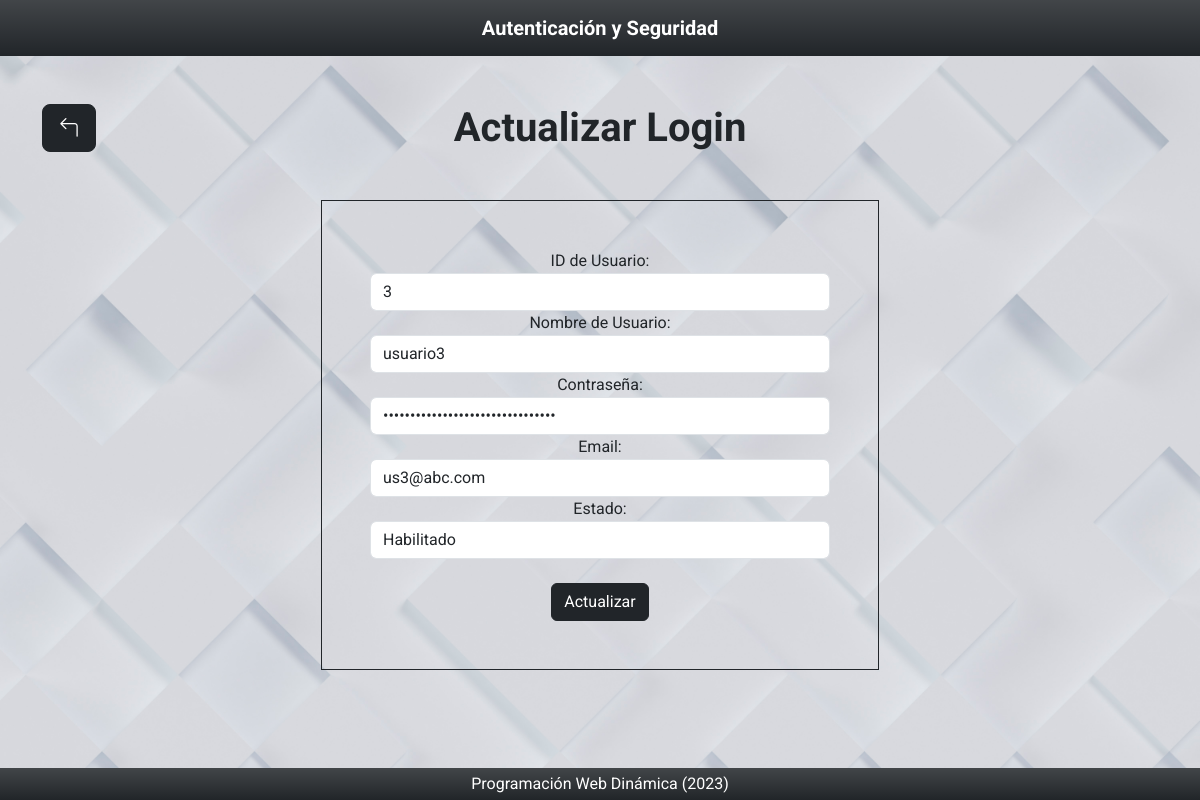
/vista/accion/actualizarLogin.php?accion=editar&idusuario=3, run on the app's committed database.
### tables this page shows
CREATE TABLE usuario (
    idusuario bigint(20) AUTO_INCREMENT,
    usnombre varchar(50),
    uspass varchar(50),
    usmail varchar(50),
    usdeshabilitado timestamp NULL DEFAULT NULL,
    PRIMARY KEY (idusuario)
);

### util/funciones.php (called while the page is built, shortened)
<?php
    function data_submitted() {
        $_AAux = array();
        if (!empty($_POST)) {
            $_AAux = $_POST;
        } else {
            if (!empty($_GET)) {
                $_AAux = $_GET;
            }
        }
        return $_AAux;
    }
    spl_autoload_register(function($class_name) {
        $directorys = array(
            $GLOBALS['ROOT'].'modelo/',
            $GLOBALS['ROOT'].'modelo/conector/',
            $GLOBALS['ROOT'].'control/',
        );
    });
?>

### modelo/usuario.php (called while the page is built, shortened)
<?php
    class usuario {
        private $idusuario;
        private $usnombre;
        private $uspass;
        private $usmail;
        private $usdeshabilitado;
        public function __construct() {
            $this -> idusuario = null;
            $this -> usnombre = "";
            $this -> uspass = null;
            $this -> usmail = "";
            $this -> usdeshabilitado = null;
        }
        public function getIdusuario() {
            return $this -> idusuario;
        }
        public function setIdusuario($nuevoIdusuario) {
            $this -> idusuario = $nuevoIdusuario;
        }
        public function getUsnombre() {
            return $this -> usnombre;
        }
        public function setUsnombre($nuevoUsnombre) {
            $this -> usnombre = $nuevoUsnombre;
        }
        public function getUspass() {
            return $this -> uspass;
        }
        public function setUspass($nuevoUspass) {
            $this -> uspass = $nuevoUspass;
        }
        public function getUsmail() {
            return $this -> usmail;
        }
        public function setUsmail($nuevoUsmail) {
            $this -> usmail = $nuevoUsmail;
        }
        public function getUsdeshabilitado() {
            return $this -> usdeshabilitado;
        }
        public function setUsdeshabilitado($nuevoUsdeshabilitado) {
            $this -> usdeshabilitado = $nuevoUsdeshabilitado;
        }
        public function listar($parametro = "") {
            $arreglo = array();
            $base = new BaseDatos();
            $sql = "SELECT * FROM usuario ";
            if ($parametro != ""){
                $sql .= "WHERE " . $parametro;
            }
            $respuesta = $base -> Ejecutar($sql);
            if ($respuesta > -1){
                if ($respuesta > 0){
                    while ($row = $base -> Registro()){
                        $obj = new usuario();
                        $obj -> setear($row["idusuario"], $row["usnombre"], $row["uspass"], $row["usmail"], $row["usdeshabilitado"]);
                        array_push($arreglo, $obj);
                    }
                }
            } else {
                $this->setmensajeoperacion("usuario->listar: " . $base -> getError());
            }
            return $arreglo;
        }
    }
?>

### modelo/conector/BaseDatos.php (called while the page is built, shortened)
<?php
    class BaseDatos extends PDO {
        private $indice;
        private $resultado;
        public function __construct() {
            $this -> indice = 0;
        }
        public function setSQL($e) {
            return "\n" . $this -> sql = $e;
        }
        public function Ejecutar($sql) {
            if ( stristr($sql, "SELECT")){
                $resp =  $this -> EjecutarSelect($sql);
            }
            return $resp;
        }
        private function EjecutarSelect($sql) {
            $cant = -1;
            $resultado = parent :: query($sql);
            if (!$resultado) {
                $this -> analizarDebug();
            } else {
                $arregloResult = $resultado -> fetchAll();
                $cant = count($arregloResult);
            }
            return $cant;
        }
        public function Registro() {
            $filaActual = false;
            $indiceActual = $this->getIndice();
            if ($indiceActual >= 0) {
                $filas = $this -> getResultado();
                if ($indiceActual < count($filas)) {
                    $filaActual = $filas[$indiceActual];
                } else {
                    $this -> setIndice(-1);
                }
            }
            return $filaActual;
        }
        private function setIndice($valor) {
            $this -> indice = $valor;
        }
        private function getIndice() {
            return $this -> indice;
        }
        private function setResultado($valor) {
            $this -> resultado = $valor;
        }
        private function getResultado() {
            return $this -> resultado;
        }
    }
?>

### control/AbmUsuario.php (called while the page is built, shortened)
<?php
    class AbmUsuario {
        public function buscar($param) {
            $where = " true ";
            if ($param <> null) {
                if (isset($param['idusuario'])) {
                    $where .= " and idusuario =" . $param['idusuario'];
                }
            }
            $objUsuario = new usuario();
            $arreglo = $objUsuario -> listar($where);
            return $arreglo;
        }
    }
?>

### vista/accion/actualizarLogin.php (the view, shortened to what this page needs)
<?php
    include_once("../estructura/encabezado.php");
    $objAbmUsuario = new AbmUsuario();
    $datos = data_submitted();
    $obj = null;
    if (isset($datos['accion'])) {
        if ($datos['accion'] == 'editar') {
            $listaUsuarios = $objAbmUsuario -> buscar($datos);
            if (count($listaUsuarios) == 1) {
                $obj = $listaUsuarios[0];
            }
        }
    }
?>
<a class="btn btn-lg btn-dark text-center text-white float-start position-absolute d-flex justify-content-start" href="../paginas/listarUsuario.php"><i class="bi bi-arrow-90deg-left"></i></a>
<h1 class="mb-5 fw-bold">Actualizar Login</h1>
<div class="d-flex justify-content-center">
    <div class="w-50">
        <form method="post" action="actualizarLoginResultado.php" class="needs-validation p-5 border border-dark" novalidate>
            <div class="form-group">
                <label for="idusuario">ID de Usuario:</label>
                <input id="idusuario" name="idusuario" class="form-control" type="text" value="<?php echo $obj -> getIdusuario()?>" readonly>
            </div>
            <div class="form-group">
                <label for="usnombre">Nombre de Usuario:</label>
                <input id="usnombre" name="usnombre" class="form-control" type="text" value="<?php echo $obj -> getUsnombre()?>" required pattern="^[a-zA-Z][a-zA-Z0-9]*$">
            </div>
            <div class="form-group">
                <label>Contraseña:</label><br/>
                <input id="uspass" name="uspass" class="form-control" type="password" value="<?php echo $obj -> getUspass()?>" required pattern="^[a-zA-Z0-9][a-zA-Z0-9]*$">
            </div>
            <div class="form-group">
                <label for="Nombre">Email:</label><br/>
                <input id="usmail" name="usmail" class="form-control" type="email" value="<?php echo $obj -> getUsmail()?>" required>
            </div>
            <div class="form-group">
                <label for="estado">Estado:</label>
                <?php
                    if ($obj -> getUsdeshabilitado() == NULL) {
                        $estado = "Habilitado";
                    } else {
                        $estado ="Deshabilitado (" . $obj -> getUsdeshabilitado() . ")";
                    }
                ?>
                <input id="estado" name="estado" class="form-control" type="text" value="<?php echo $estado?>" readonly>
            </div>
            <br/>
            <input type="submit" class="btn btn-dark" value="Actualizar">
        </form>
    </div>
</div>
<?php
    include_once("../estructura/pie.php");
?>

### vista/css/style.css (style rules this page uses)
* { font-family: 'Roboto', sans-serif; }

### data on the page
usuario: idusuario "3", usnombre "usuario3", usmail "us3@abc.com", estado "Habilitado"
